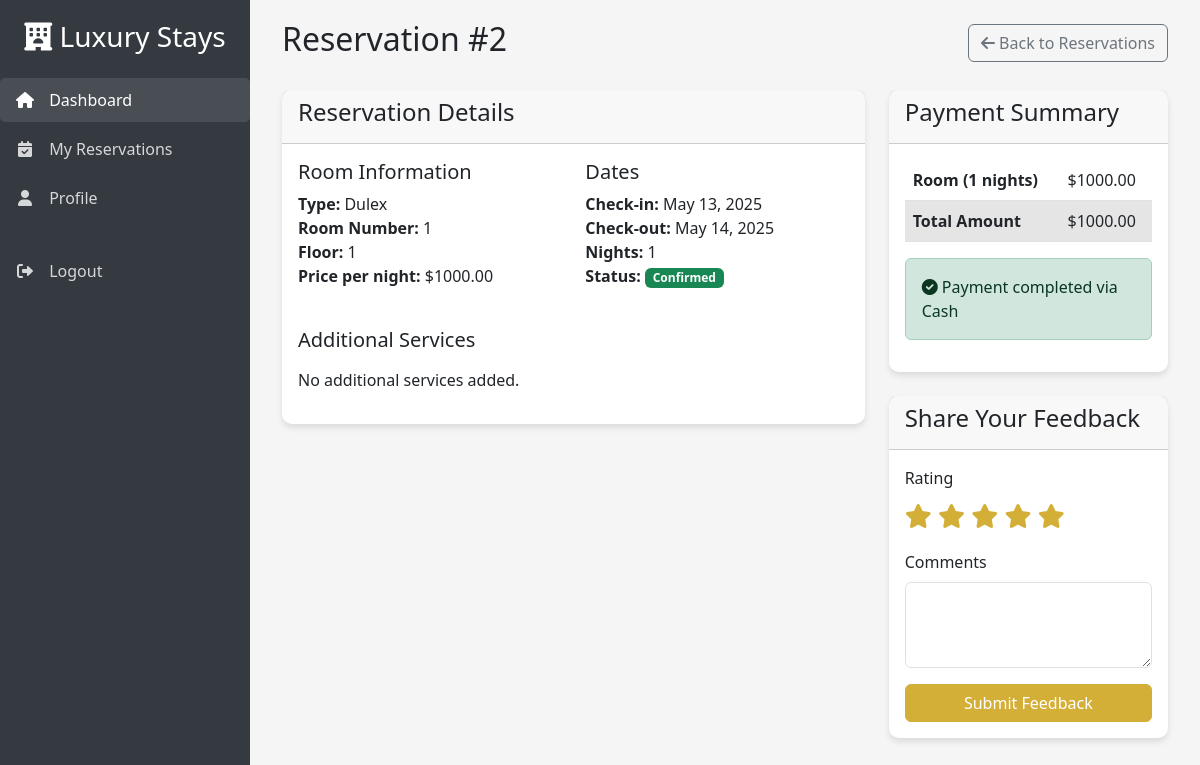
The page /reservation/2/ (signed in) on the database its author committed.
### hotal_manager/models.py (models this page shows, shortened)
class Reservation(models.Model):
    STATUS_CHOICES = [
        ('pending', 'Pending'),
        ('confirmed', 'Confirmed'),
        ('checked_in', 'Checked In'),
        ('checked_out', 'Checked Out'),
        ('cancelled', 'Cancelled'),
    ]
    PAYMENT_METHODS = [
        ('credit_card', 'Credit Card'),
        ('debit_card', 'Debit Card'),
        ('cash', 'Cash'),
        ('qr', 'QR Code'),
    ]
    user = models.ForeignKey(settings.AUTH_USER_MODEL, on_delete=models.CASCADE)  # ✅
    room = models.ForeignKey(Room, on_delete=models.PROTECT)
    check_in = models.DateField()
    check_out = models.DateField()
    adults = models.PositiveIntegerField(default=1)
    children = models.PositiveIntegerField(default=0)
    special_requests = models.TextField(blank=True)
    status = models.CharField(max_length=20, choices=STATUS_CHOICES, default='pending')
    payment_method = models.CharField(max_length=20, choices=PAYMENT_METHODS, null=True, blank=True)
    payment_status = models.BooleanField(default=False)
    created_at = models.DateTimeField(auto_now_add=True)
    updated_at = models.DateTimeField(auto_now=True)

class Room(models.Model):
    room_number = models.CharField(max_length=10, unique=True)
    room_type = models.ForeignKey(RoomType, on_delete=models.PROTECT)
    floor = models.PositiveIntegerField()
    is_available = models.BooleanField(default=True)

class RoomType(models.Model):
    name = models.CharField(max_length=50, unique=True)
    description = models.TextField()
    price = models.DecimalField(max_digits=8, decimal_places=2)
    capacity = models.PositiveIntegerField()
    image = models.ImageField(upload_to='room_types/')

### hotal_manager/views.py (the view)
# urls.py: path('reservation/<int:reservation_id>/', views.view_reservation, name='view_reservation'),
@login_required
def view_reservation(request, reservation_id):
    reservation = Reservation.objects.get(id=reservation_id, user=request.user)
    services = Service.objects.filter(is_active=True)
    reservation_services = ReservationService.objects.filter(reservation=reservation)
    nights = (reservation.check_out - reservation.check_in).days
    room_total = reservation.room.room_type.price * nights
    services_total = sum(service.total_price for service in reservation_services)
    total_amount = room_total + services_total
    return render(request, 'home.html', {
        'reservation': reservation,
        'services': services,
        'reservation_services': reservation_services,
        'room_total': room_total,
        'services_total': services_total,
        'total_amount': total_amount,
        'nights': nights,
        'viewing_reservation': True
    })

### templates/home.html (shortened to what this page needs)
<!DOCTYPE html>
<html lang="en">
<head>
    <link href="https://cdn.jsdelivr.net/npm/bootstrap@5.3.0/dist/css/bootstrap.min.css" rel="stylesheet">
    <link rel="stylesheet" href="https://cdnjs.cloudflare.com/ajax/libs/font-awesome/6.0.0/css/all.min.css">
</head>
<body>
    <div class="sidebar">
        <div class="text-center mb-4">
            <h3><i class="fas fa-hotel"></i> Luxury Stays</h3>
        </div>
        <ul class="nav flex-column">
            <li class="nav-item">
                <a class="nav-link active" href="">
                    <i class="fas fa-home"></i> Dashboard
                </a>
            </li>
            <li class="nav-item">
                <a class="nav-link" href="{% url 'my_reservations' %}">
                    <i class="fas fa-calendar-check"></i> My Reservations
                </a>
            </li>
            <li class="nav-item">
                <a class="nav-link" href="#">
                    <i class="fas fa-user"></i> Profile
                </a>
            </li>
            <li class="nav-item mt-4">
                <a class="nav-link" href="{% url 'logout' %}">
                    <i class="fas fa-sign-out-alt"></i> Logout
                </a>
            </li>
        </ul>
    </div>
    <div class="main-content">
        <div class="container-fluid">
            {% if viewing_reservation %}
                <div class="d-flex justify-content-between align-items-center mb-4">
                    <h2>Reservation #{{ reservation.id }}</h2>
                    <a href="{% url 'my_reservations' %}" class="btn btn-outline-secondary">
                        <i class="fas fa-arrow-left"></i> Back to Reservations
                    </a>
                </div>
                <div class="row">
                    <div class="col-md-8">
                        <div class="card mb-4">
                            <div class="card-header">
                                <h4>Reservation Details</h4>
                            </div>
                            <div class="card-body">
                                <div class="row mb-4">
                                    <div class="col-md-6">
                                        <h5>Room Information</h5>
                                        <p>
                                            <strong>Type:</strong> {{ reservation.room.room_type.name }}<br>
                                            <strong>Room Number:</strong> {{ reservation.room.room_number }}<br>
                                            <strong>Floor:</strong> {{ reservation.room.floor }}<br>
                                            <strong>Price per night:</strong> ${{ reservation.room.room_type.price }}
                                        </p>
                                    </div>
                                    <div class="col-md-6">
                                        <h5>Dates</h5>
                                        <p>
                                            <strong>Check-in:</strong> {{ reservation.check_in }}<br>
                                            <strong>Check-out:</strong> {{ reservation.check_out }}<br>
                                            <strong>Nights:</strong> {{ nights }}<br>
                                            <strong>Status:</strong>
                                            <span class="badge bg-{% if reservation.status == 'confirmed' %}success{% elif reservation.status == 'cancelled' %}danger{% else %}info{% endif %}">
                                                {{ reservation.get_status_display }}
                                            </span>
                                        </p>
                                    </div>
                                </div>
                                <h5 class="mb-3">Additional Services</h5>
                                {% if reservation_services %}
                                    <div class="table-responsive">
                                        <table class="table">
                                            <thead>
                                                <tr>
                                                    <th>Service</th>
                                                    <th>Price</th>
                                                    <th>Quantity</th>
                                                    <th>Total</th>
                                                </tr>
                                            </thead>
                                            <tbody>
                                                {% for service in reservation_services %}
                                                    <tr>
                                                        <td>{{ service.service.name }}</td>
                                                        <td>${{ service.service.price }}</td>
                                                        <td>{{ service.quantity }}</td>
                                                        <td>${{ service.total_price }}</td>
                                                    </tr>
                                                {% endfor %}
                                            </tbody>
                                        </table>
                                    </div>
                                {% else %}
                                    <p>No additional services added.</p>
                                {% endif %}
                            </div>
                        </div>
                    </div>
                    <div class="col-md-4">
                        <div class="card mb-4">
                            <div class="card-header">
                                <h4>Payment Summary</h4>
                            </div>
                            <div class="card-body">
                                <table class="table">
                                    <tr>
                                        <th>Room ({{ nights }} nights)</th>
                                        <td>${{ room_total }}</td>
                                    </tr>
                                    <tr class="table-active">
                                        <th>Total Amount</th>
                                        <td>${{ total_amount }}</td>
                                    </tr>
                                </table>
                                {% if not reservation.payment_status %}
                                    <div class="mt-3">
                                        <h5>Payment Method</h5>
                                        <form method="POST" action="{% url 'initiate_payment' reservation.id %}">
                                            {% csrf_token %}
                                            <div class="mb-3">
                                                <div class="form-check">
                                                    <input class="form-check-input" type="radio" name="payment_method" id="credit_card" value="credit_card" required>
                                                    <label class="form-check-label" for="credit_card">
                                                        Credit Card
                                                    </label>
                                                </div>
                                                <div class="form-check">
                                                    <input class="form-check-input" type="radio" name="payment_method" id="debit_card" value="debit_card">
                                                    <label class="form-check-label" for="debit_card">
                                                        Debit Card
                                                    </label>
                                                </div>
                                                <div class="form-check">
                                                    <input class="form-check-input" type="radio" name="payment_method" id="cash" value="cash">
                                                    <label class="form-check-label" for="cash">
                                                        Cash (at hotel)
                                                    </label>
                                                </div>
                                                <div class="form-check">
                                                    <input class="form-check-input" type="radio" name="payment_method" id="qr" value="qr">
                                                    <label class="form-check-label" for="qr">
                                                        QR Code Payment
                                                    </label>
                                                </div>
                                            </div>
                                            <button type="submit" class="btn btn-primary w-100">Proceed to Payment</button>
                                        </form>
                                    </div>
                                {% else %}
                                    <div class="alert alert-success">
                                        <i class="fas fa-check-circle"></i> Payment completed via {{ reservation.get_payment_method_display }}
                                    </div>
                                {% endif %}
                            </div>
                        </div>
                        {% if reservation.payment_status and not reservation.feedback %}
                            <div class="card">
                                <div class="card-header">
                                    <h4>Share Your Feedback</h4>
                                </div>
                                <div class="card-body">
                                    <form method="POST" action="{% url 'submit_feedback' reservation.id %}">
                                        <div class="mb-3">
                                            <label class="form-label">Rating</label>
                                            <div class="star-rating">
                                                {% for i in "12345" %}
                                                    <i class="fas fa-star" onclick="setRating({{ i }})" style="cursor: pointer;"></i>
                                                {% endfor %}
                                            </div>
                                        </div>
                                        <div class="mb-3">
                                            <label for="comment" class="form-label">Comments</label>
                                            <textarea class="form-control" id="comment" name="comment" rows="3" required></textarea>
                                        </div>
                                        <button type="submit" class="btn btn-primary w-100">Submit Feedback</button>
                                    </form>
                                </div>
                            </div>
                        {% endif %}
                    </div>
                </div>
            {% endif %}
        </div>
    </div>
</body>
</html>

### templates/home.html (style rules this page uses)
:root { --primary-color: #d4af37; --dark-color: #343a40; --light-color: #f8f9fa; }
body { background-color: #f5f5f5; }
.sidebar { background-color: var(--dark-color); color: white; height: 100vh; position: fixed; width: 250px; padding-top: 20px; }
.main-content { margin-left: 250px; padding: 20px; }
.nav-link { color: rgba(255, 255, 255, 0.8); margin-bottom: 5px; border-radius: 5px; padding: 10px 15px; }
.nav-link:hover, .nav-link.active { background-color: rgba(255, 255, 255, 0.1); color: white; }
.nav-link i { margin-right: 10px; width: 20px; text-align: center; }
.card { border: none; border-radius: 10px; box-shadow: 0 4px 6px rgba(0, 0, 0, 0.1); margin-bottom: 20px; transition: transform 0.3s; }
.btn-primary { background-color: var(--primary-color); border-color: var(--primary-color); }
.star-rating { color: var(--primary-color); font-size: 1.5rem; }

### rows shown on the page
Reservation: id "2", room.room_type.name "Dulex", room.room_number "1", room.floor "1", room.room_type.price "1000.00", check_in "May 13, 2025", check_out "May 14, 2025", status "Confirmed", payment_method "Cash", payment_status True (drawn)

### other values the page prints
{{ nights }} "1"
{{ room_total }} "1000.00"
{{ total_amount }} "1000.00"
